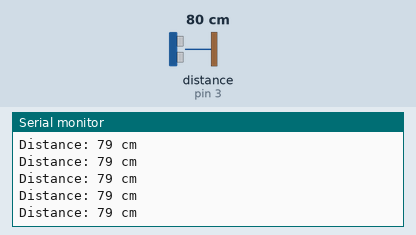
A sketch run on a simulated Arduino Uno, built with avr-gcc and run on an emulated ATmega328P. Parts: the last lines printed to the serial monitor. Wiring (inferred from the names in the program): ultrasonic range finder: trigger pin 2; echo pin 3. The test bench sets the inputs (shaded band); at power-on: distance to the obstacle (sensor on pin 3) 80 cm. The echo pulse lasts 58.3 µs per cm.

Above: at 1.2 s.
1.3 s: distance to the obstacle (sensor on pin 3) set to 2 cm
At 1.8 s:
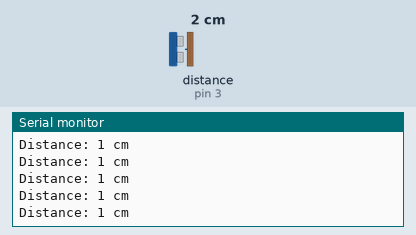
2.8 s: distance to the obstacle (sensor on pin 3) set to 35 cm
At 3.6 s:
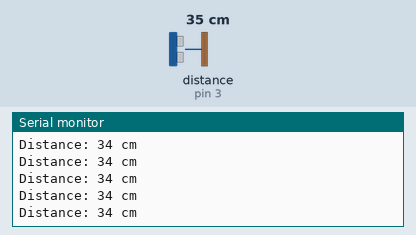
5.8 s: distance to the obstacle (sensor on pin 3) set to 299 cm
At 6.3 s:
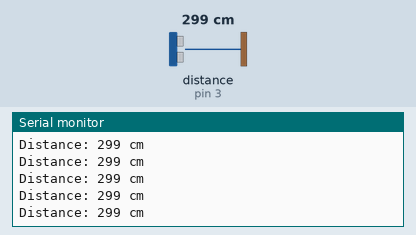
8.8 s: distance to the obstacle (sensor on pin 3) set to 120 cm
At 9.3 s:
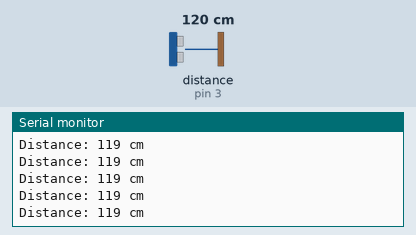
Timing chart, 0 to 11.8 s (numbered marks = the images above; inputs shaded):
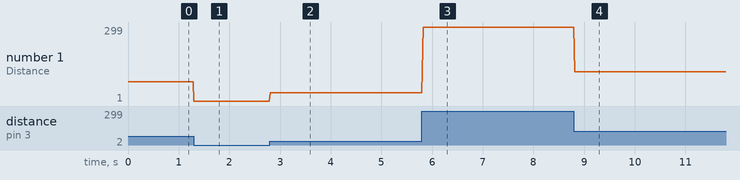

The sketch:

test_avstand.ino
```cpp
#define TRIG 2 //Module pins
#define ECHO 3

long duration, distance;

void setup() {
  // put your setup code here, to run once:
  Serial.begin(115200);
  pinMode(TRIG, OUTPUT);
  //pinMode(ECHO, INPUT_PULLUP);
  pinMode(ECHO, INPUT);
}

void loop() {
  // put your main code here, to run repeatedly:

  digitalWrite(TRIG, LOW);
  delayMicroseconds(2);

  digitalWrite(TRIG, HIGH);
  delayMicroseconds(10);

  digitalWrite(TRIG, LOW);

  duration = pulseIn(ECHO, HIGH);
  distance = (duration/2) / 29.1;

  Serial.print("Distance: ");
  Serial.print(distance);
  Serial.print(" cm");
  Serial.println();
  delay(10);

/*
digitalWrite(TRIG, LOW);
delayMicroseconds(20);

digitalWrite(TRIG, HIGH);
int distance = pulseIn(ECHO, HIGH, 26000);

distance = distance/58;


Serial.print("Distance ");
Serial.print(distance);
Serial.print("cm");
Serial.println();

delay(50);

digitalWrite(TRIG, LOW);
delayMicroseconds(20);
*/
}
```

Measured:
- after the input at 1.3 s, the serial monitor: prints a new line at once (image 1)
- after the input at 2.8 s, the serial monitor: prints a new line at once (image 2)
- after the input at 5.8 s, the serial monitor: prints a new line at once (image 3)
- after the input at 8.8 s, the serial monitor: prints a new line at once (image 4)
- plotted number 1: 79 → 1 after the input at 1.3 s, 1 → 34 after the input at 2.8 s, 34 → 299 after the input at 5.8 s, 299 → 119 after the input at 8.8 s
